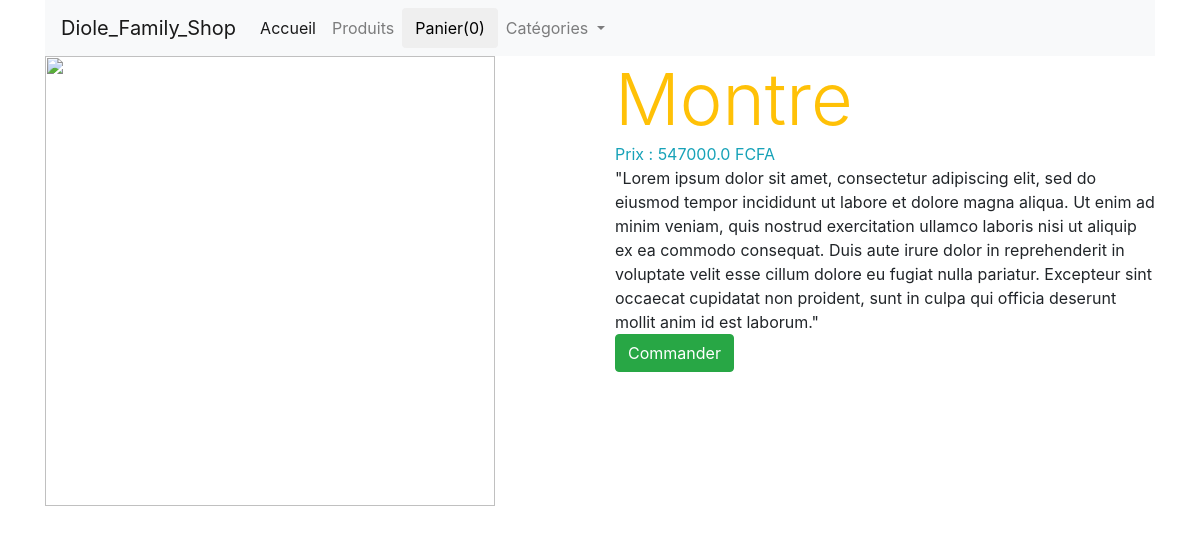
/4, run on the app's committed database.
### myShop/models.py (models this page shows, shortened)
class Product(models.Model):
    name_prod = models.CharField(max_length=150)
    price_prod = models.FloatField()
    description_prod = models.TextField()
    category = models.ForeignKey(Category, related_name="cat_prod_id", on_delete=models.CASCADE)
    image_prod = models.CharField(max_length=500)
    date_added_prod = models.DateTimeField(auto_now=True)
    class Meta:
        ordering = ["-date_added_prod"]

### myShop/views.py (the view)
# urls.py: path("<int:id_prod>", views.details, name="details"),
def details(request, id_prod):
    product = Product.objects.get(id=id_prod)
    return render(request, "myFirstShop/details.html", {"product": product})

### myShop/templates/myFirstShop/details.html (shortened to what this page needs)
{% extends "myFirstShop/main.html" %}
{% block content %}
    <div class="row">
        <div class="col-md-6">
            <div>
                <img src="{{product.image_prod}}" alt="" width="450px" height="450px">
            </div>
        </div>
        <div class="col-md-6">
            <div class="text-warning display-3">
                {{ product.name_prod }}
            </div>
            <div class="text-info">
                Prix : {{ product.price_prod }} FCFA
            </div>
            <div>
                {{ product.description_prod }}
            </div>
            <a href="#"><button id="{{product.id}}" class="btn btn-success cmd">Commander</button></a>
        </div>
    </div>
{% endblock %}

### data on the page
Product: name_prod "Montre", price_prod "547000.0", description_prod "\"Lorem ipsum dolor sit amet, consectetur adipiscing elit, sed do eiusmod tempor incididunt ut labore et dolore magna aliqua. Ut enim ad minim veniam, quis nostrud exercitation ullamco laboris nisi ut aliquip ex ea commodo consequat. Duis aute irure dolor in reprehenderit in voluptate velit esse cillum dolore eu fugiat nulla pariatur. Excepteur sint occaecat cupidatat non proident, sunt in culpa qui officia deserunt mollit anim id est laborum.\""
